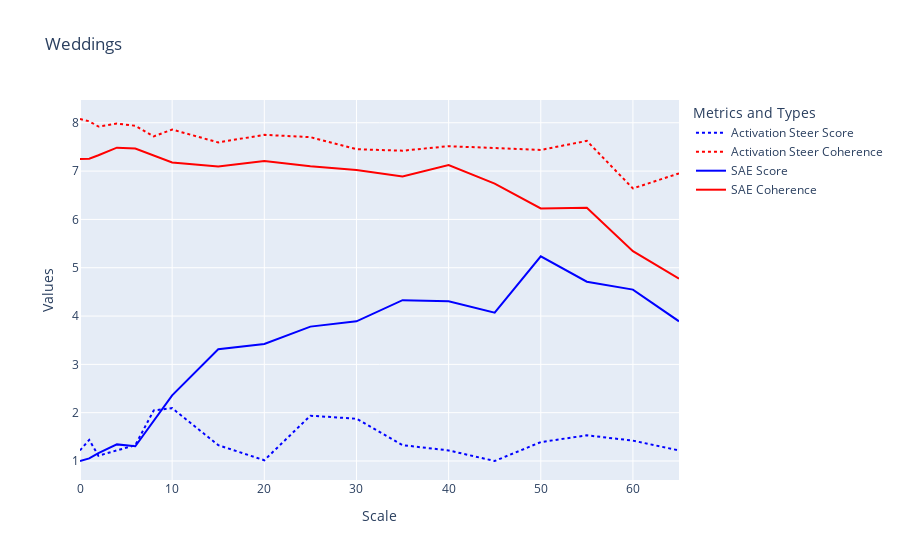

The cell this chart's notebook holds for it:
### Code cell
df1 = pd.DataFrame({
    'Scale': scales,
    'Score': evals,
    'Coherence': coherences,
})

df2 = pd.DataFrame({
    'Scale': scales,
    'Score': sae_evals,
    'Coherence': sae_coherences,
})

# Create the figure
fig = go.Figure()

# Add traces for Activation Steer
fig.add_trace(go.Scatter(x=df1['Scale'], y=df1['Score'], mode='lines', name='Activation Steer Score',
                         line=dict(color='blue', dash='dot')))
fig.add_trace(go.Scatter(x=df1['Scale'], y=df1['Coherence'], mode='lines', name='Activation Steer Coherence',
                         line=dict(color='red', dash='dot')))

# Add traces for SAE
fig.add_trace(go.Scatter(x=df2['Scale'], y=df2['Score'], mode='lines', name='SAE Score',
                         line=dict(color='blue')))
fig.add_trace(go.Scatter(x=df2['Scale'], y=df2['Coherence'], mode='lines', name='SAE Coherence',
                         line=dict(color='red')))

# Update the layout
fig.update_layout(
    title=name,
    xaxis_title="Scale",
    yaxis_title="Values",
    legend_title="Metrics and Types"
)

# Show the plot
fig.show()

### Figure 1 — Plotly figure (JSON) as saved in the notebook; plotly's stock layout.template omitted (floating-point values rounded to 4 significant figures)
{"data": [{"line": {"color": "blue", "dash": "dot"}, "mode": "lines", "name": "Activation Steer Score", "type": "scatter", "x": [0, 1, 2, 4, 6, 8, 10, 15, 20, 25, 30, 35, 40, 45, 50, 55, 60, 65], "y": [1.219, 1.438, 1.109, 1.219, 1.328, 2.047, 2.094, 1.328, 1.016, 1.938, 1.875, 1.328, 1.219, 1, 1.391, 1.531, 1.422, 1.219]}, {"line": {"color": "red", "dash": "dot"}, "mode": "lines", "name": "Activation Steer Coherence", "type": "scatter", "x": [0, 1, 2, 4, 6, 8, 10, 15, 20, 25, 30, 35, 40, 45, 50, 55, 60, 65], "y": [8.078, 8.031, 7.922, 7.984, 7.938, 7.719, 7.859, 7.594, 7.75, 7.703, 7.453, 7.422, 7.516, 7.469, 7.438, 7.625, 6.641, 6.953]}, {"line": {"color": "blue"}, "mode": "lines", "name": "SAE Score", "type": "scatter", "x": [0, 1, 2, 4, 6, 8, 10, 15, 20, 25, 30, 35, 40, 45, 50, 55, 60, 65], "y": [1, 1.055, 1.164, 1.344, 1.305, 1.836, 2.359, 3.312, 3.422, 3.781, 3.891, 4.328, 4.305, 4.07, 5.234, 4.711, 4.547, 3.891]}, {"line": {"color": "red"}, "mode": "lines", "name": "SAE Coherence", "type": "scatter", "x": [0, 1, 2, 4, 6, 8, 10, 15, 20, 25, 30, 35, 40, 45, 50, 55, 60, 65], "y": [7.25, 7.258, 7.328, 7.484, 7.469, 7.328, 7.18, 7.094, 7.211, 7.102, 7.023, 6.891, 7.125, 6.742, 6.227, 6.242, 5.344, 4.773]}], "layout": {"legend": {"title": {"text": "Metrics and Types"}}, "title": {"text": "Weddings"}, "xaxis": {"title": {"text": "Scale"}}, "yaxis": {"title": {"text": "Values"}}}}
